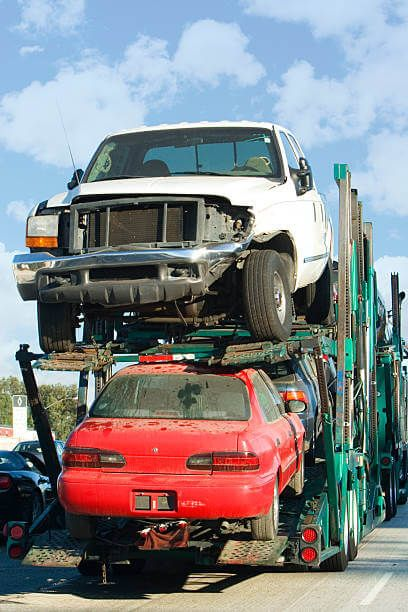
#> input picture imgs/Rapide Expert Towing Company.jpeg, 408 x 612 px; its folder holds only this picture in this run
$ python photoEditor.py
#> lines starting #> are read from the running program, lines starting #| are printed output that depends on the picture
from PIL import Image, ImageEnhance, ImageFilter
import os

path = './imgs'
path_out = './editedImgs'

if not os.path.exists(path_out):
    os.makedirs(path_out)

for filename in os.listdir(path):
    img = Image.open(f"{path}/{filename}")
#> img is the input picture: PIL image 408x612 RGB; mean R, G, B 129.9, 132.1, 135.2
    edit = img.filter(ImageFilter.SHARPEN).convert('L')
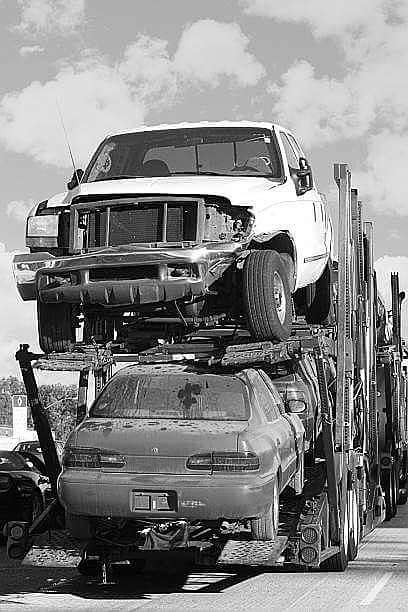
#> edit: PIL image 408x612 L; min 0, max 255, mean 132.3
    factor= 1.5
    enhancher =ImageEnhance.Contrast(edit)
    edit = enhancher.enhance(factor)
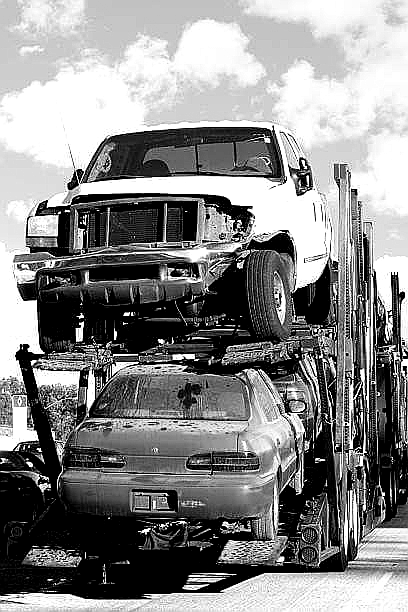
#> edit: PIL image 408x612 L; min 0, max 255, mean 136.5
    clean_name = os.path.splitext(filename)[0]
    edit.save(f"{path_out}/{clean_name}_edited.png")

$ run again, on imgs/Untitled design (11).png
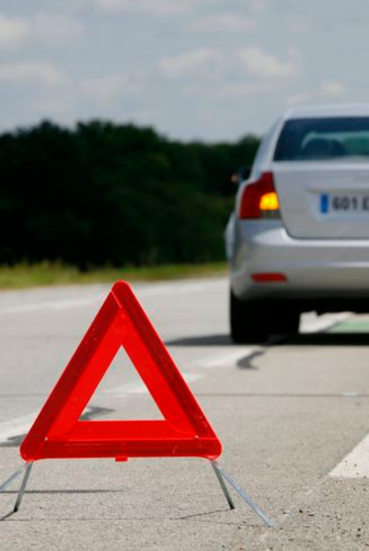
#> input picture imgs/Untitled design (11).png, 369 x 551 px
#> img is the input picture: PIL image 369x551 RGBA; mean R, G, B, A 137.4, 124.2, 120.2, 255
#> `edit = img.filter(ImageFilter.SHARPEN).convert('L')`:
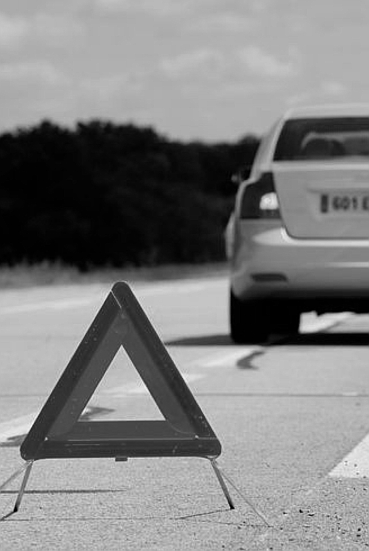
#> edit: PIL image 369x551 L; min 0, max 250, mean 127.8
#> `edit = enhancher.enhance(factor)`:
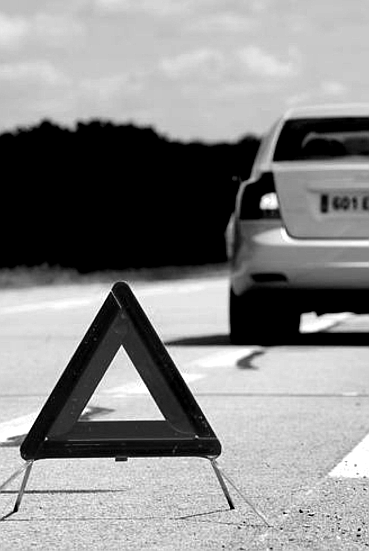
#> edit: PIL image 369x551 L; min 0, max 255, mean 136.8

$ run again, on imgs/Untitled design (12).png
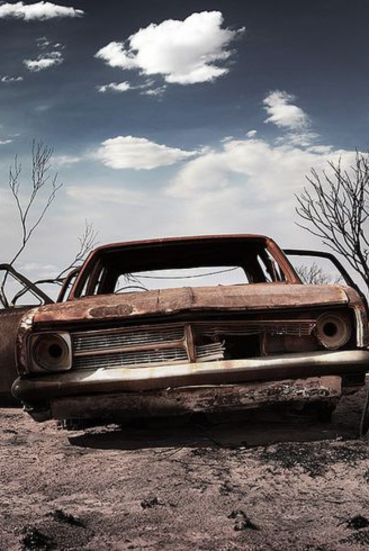
#> input picture imgs/Untitled design (12).png, 369 x 551 px
#> img is the input picture: PIL image 369x551 RGBA; mean R, G, B, A 109.3, 104.3, 105.6, 255
#> `edit = img.filter(ImageFilter.SHARPEN).convert('L')`:
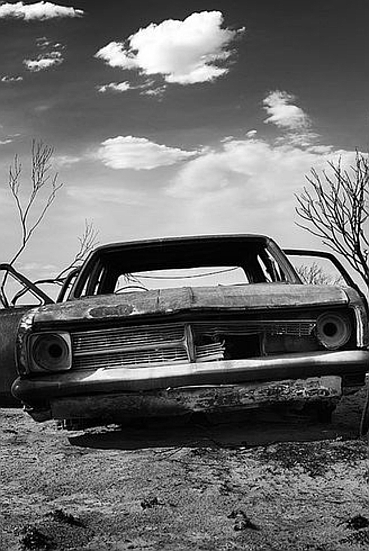
#> edit: PIL image 369x551 L; min 0, max 255, mean 106.1
#> `edit = enhancher.enhance(factor)`:
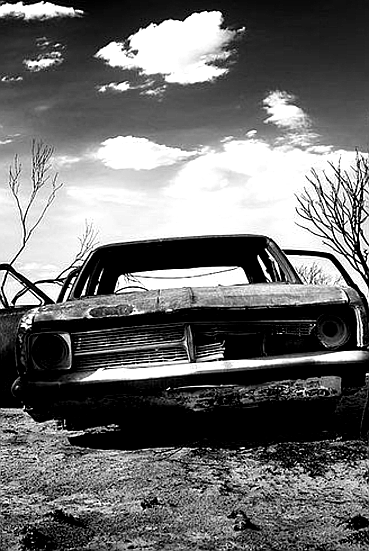
#> edit: PIL image 369x551 L; min 0, max 255, mean 109.1

$ run again, on imgs/Untitled design (13).png
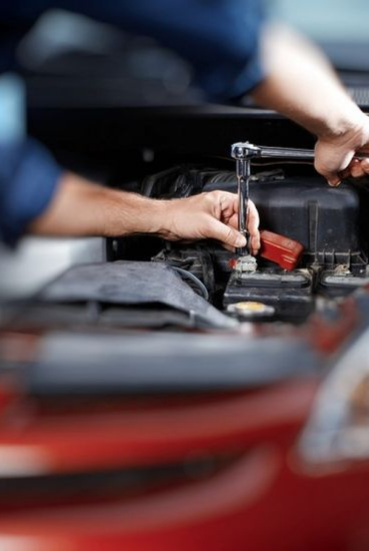
#> input picture imgs/Untitled design (13).png, 369 x 551 px
#> img is the input picture: PIL image 369x551 RGBA; mean R, G, B, A 91.6, 71.3, 76.2, 255
#> `edit = img.filter(ImageFilter.SHARPEN).convert('L')`:
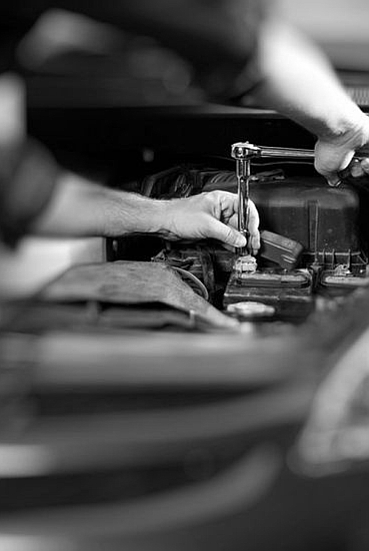
#> edit: PIL image 369x551 L; min 0, max 255, mean 78
#> `edit = enhancher.enhance(factor)`:
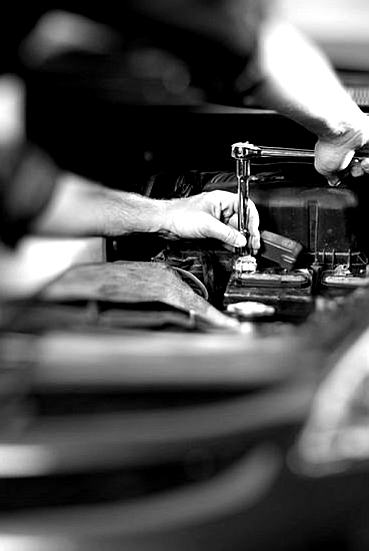
#> edit: PIL image 369x551 L; min 0, max 255, mean 80.3
